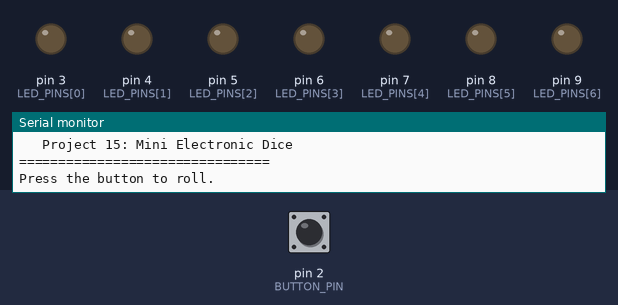
Simulated run of this sketch. Board: Arduino Uno, built with avr-gcc and run on an emulated ATmega328P. Parts: output pins drawn as LEDs (lit = HIGH), the last lines printed to the serial monitor. The test bench sets the inputs (shaded band); at power-on: pin 2 (BUTTON_PIN) HIGH. Random numbers use the default seed unless the sketch sets one.

Above: at 1.2 s.
1.3 s: pin 2 (BUTTON_PIN) pulled LOW for 0.15 s
At 2.4 s:
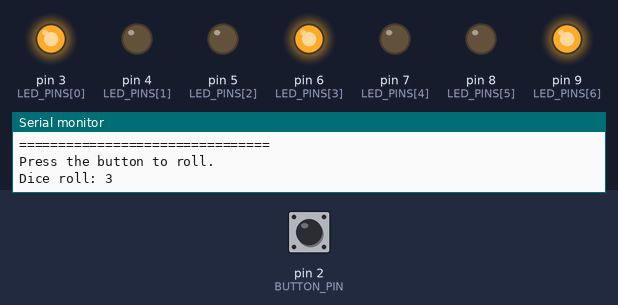
2.9 s: pin 2 (BUTTON_PIN) pulled LOW for 1 s
At 3.6 s:
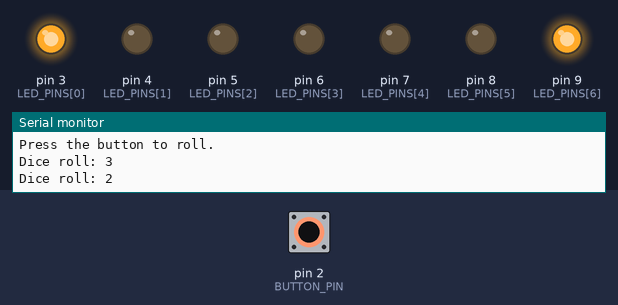
5.4 s: pin 2 (BUTTON_PIN) pulled LOW for 3.2 s
At 6.7 s:
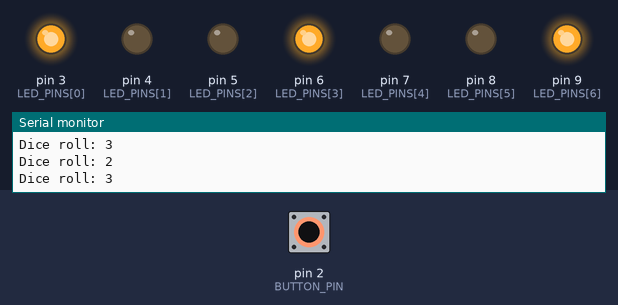
10.1 s: pin 2 (BUTTON_PIN) pulled LOW for 0.15 s
At 11.3 s:
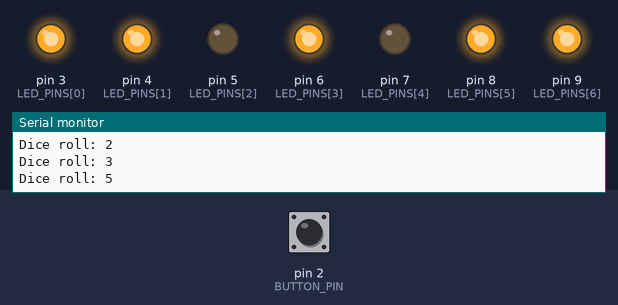
11.7 s: pin 2 (BUTTON_PIN) pulled LOW for 0.15 s
At 12.7 s:
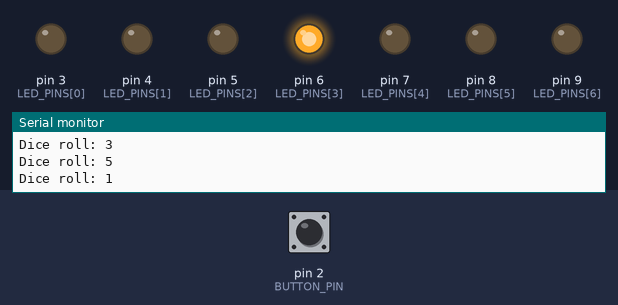
13.3 s: pin 2 (BUTTON_PIN) pulsed LOW 5 times (0.12 s each, 0.3 s apart)
At 14.3 s:
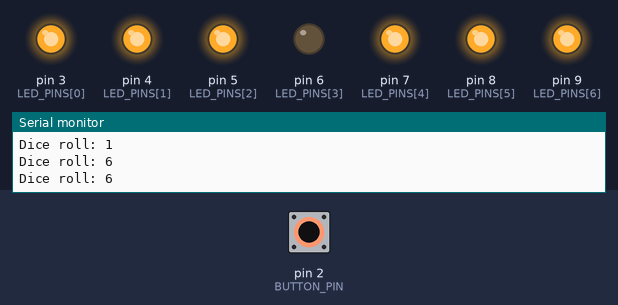
Timing chart, 0 to 16.3 s (numbered marks = the images above; inputs shaded):
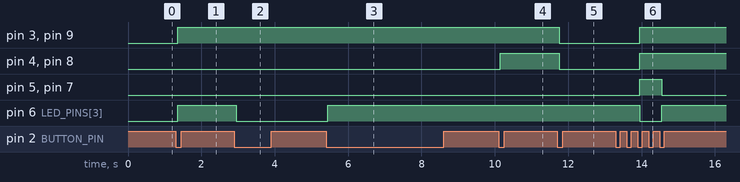

Measured:
- after the input at 1.3 s, pin 3 (LED_PINS[0]), pin 6 (LED_PINS[3]), pin 9 (LED_PINS[6]): LOW → HIGH after 0.05 s
- after the input at 2.9 s, pin 6 (LED_PINS[3]): HIGH → LOW after 0.05 s
- after the input at 5.4 s, pin 6 (LED_PINS[3]): LOW → HIGH after 0.05 s
- after the input at 10.1 s, pin 4 (LED_PINS[1]), pin 8 (LED_PINS[5]): LOW → HIGH after 0.05 s
- after the input at 11.7 s, pin 3 (LED_PINS[0]), pin 4 (LED_PINS[1]), pin 8 (LED_PINS[5]), pin 9 (LED_PINS[6]): HIGH → LOW after 0.05 s
- after the input at 13.3 s, pin 3 (LED_PINS[0]), pin 4 (LED_PINS[1]), pin 8 (LED_PINS[5]), pin 9 (LED_PINS[6]): LOW → HIGH after 0.65 s; pin 5 (LED_PINS[2]), pin 7 (LED_PINS[4]): LOW → HIGH after 0.65 s, → LOW 0.60 s later; pin 6 (LED_PINS[3]): HIGH → LOW after 0.65 s, → HIGH 0.60 s later

The sketch:

electronic_dice.ino
```cpp
/*
  IoT Student Lab
  Project 15: Mini Electronic Dice
  Platform: Arduino Uno
  Concept: Digital Input + Randomness + Multiple Outputs
*/

const int BUTTON_PIN = 2;

const int LED_COUNT = 7;

const int LED_PINS[LED_COUNT] = {
  3, 4, 5, 6, 7, 8, 9
};

const int DEBOUNCE_DELAY = 50;

bool lastButtonState = HIGH;

void setup() {
  pinMode(BUTTON_PIN, INPUT_PULLUP);

  for (int i = 0; i < LED_COUNT; i++) {
    pinMode(LED_PINS[i], OUTPUT);
  }

  allLedsOff();

  randomSeed(analogRead(A0));

  Serial.begin(9600);

  Serial.println("================================");
  Serial.println("   IoT Student Lab");
  Serial.println("   Project 15: Mini Electronic Dice");
  Serial.println("================================");
  Serial.println("Press the button to roll.");
}

void loop() {
  bool currentButtonState = digitalRead(BUTTON_PIN);

  // Detect a button press.
  if (lastButtonState == HIGH && currentButtonState == LOW) {

    delay(DEBOUNCE_DELAY);

    int diceValue = random(1, 7);

    displayDice(diceValue);

    Serial.print("Dice roll: ");
    Serial.println(diceValue);
  }

  lastButtonState = currentButtonState;
}

void displayDice(int value) {
  allLedsOff();

  /*
    Seven LEDs represent the standard dice positions:

        0   1

        2

        3

        4

        5   6
  */

  switch (value) {

    case 1:
      digitalWrite(LED_PINS[3], HIGH);
      break;

    case 2:
      digitalWrite(LED_PINS[0], HIGH);
      digitalWrite(LED_PINS[6], HIGH);
      break;

    case 3:
      digitalWrite(LED_PINS[0], HIGH);
      digitalWrite(LED_PINS[3], HIGH);
      digitalWrite(LED_PINS[6], HIGH);
      break;

    case 4:
      digitalWrite(LED_PINS[0], HIGH);
      digitalWrite(LED_PINS[1], HIGH);
      digitalWrite(LED_PINS[5], HIGH);
      digitalWrite(LED_PINS[6], HIGH);
      break;

    case 5:
      digitalWrite(LED_PINS[0], HIGH);
      digitalWrite(LED_PINS[1], HIGH);
      digitalWrite(LED_PINS[3], HIGH);
      digitalWrite(LED_PINS[5], HIGH);
      digitalWrite(LED_PINS[6], HIGH);
      break;

    case 6:
      digitalWrite(LED_PINS[0], HIGH);
      digitalWrite(LED_PINS[1], HIGH);
      digitalWrite(LED_PINS[2], HIGH);
      digitalWrite(LED_PINS[4], HIGH);
      digitalWrite(LED_PINS[5], HIGH);
      digitalWrite(LED_PINS[6], HIGH);
      break;
  }
}

void allLedsOff() {
  for (int i = 0; i < LED_COUNT; i++) {
    digitalWrite(LED_PINS[i], LOW);
  }
}
```
